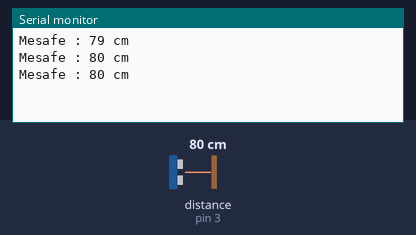
The sketch below on a simulated Arduino Uno, built with avr-gcc and run on an emulated ATmega328P. Parts: the last lines printed to the serial monitor. Wiring (inferred from the names in the program): ultrasonic range finder: trigger pin 2; echo pin 3. Inputs (shaded band) come from the test bench; at power-on: distance to the obstacle (sensor on pin 3) 80 cm. The echo pulse lasts 58.3 µs per cm.

Above: at 1.3 s.
1.4 s: distance to the obstacle (sensor on pin 3) set to 2 cm
At 1.9 s:
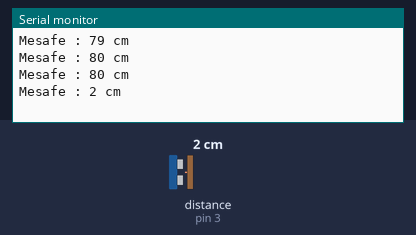
2.9 s: distance to the obstacle (sensor on pin 3) set to 4 cm
At 3.4 s:
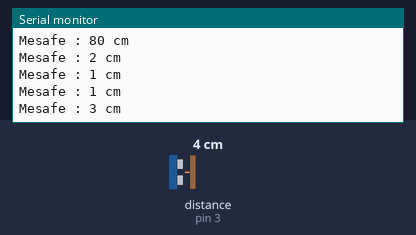
Timing chart, 0 to 5.9 s (numbered marks = the images above; inputs shaded):
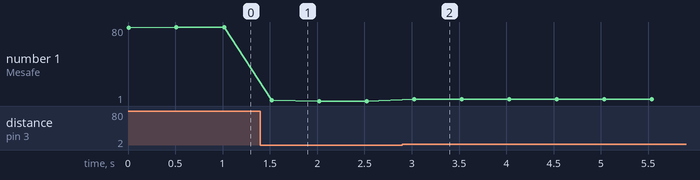

The sketch:

MesafeSensoruKullanimi.ino
```cpp
const int trig_pin = 2;
const int echo_pin = 3;

int sure = 0;
int mesafe = 0;

void setup() {
  pinMode(trig_pin,OUTPUT);
  pinMode(echo_pin,INPUT);
  Serial.begin(9600);
}

void loop() {
  digitalWrite(trig_pin,HIGH);
  delay(1);
  digitalWrite(trig_pin,LOW);

  sure = pulseIn(echo_pin,HIGH);

  mesafe = (sure/2)/29.1;

  Serial.print("Mesafe : ");
  Serial.print(mesafe);
  Serial.println(" cm");
  delay(500);
}
```

Measured:
- after the input at 1.4 s, the serial monitor: prints a new line after 0.12 s (image 1)
- after the input at 2.9 s, the serial monitor: prints a new line after 0.13 s (image 2)
- plotted number 1: 80 → 1 after the input at 1.4 s, 1 → 3 after the input at 2.9 s
